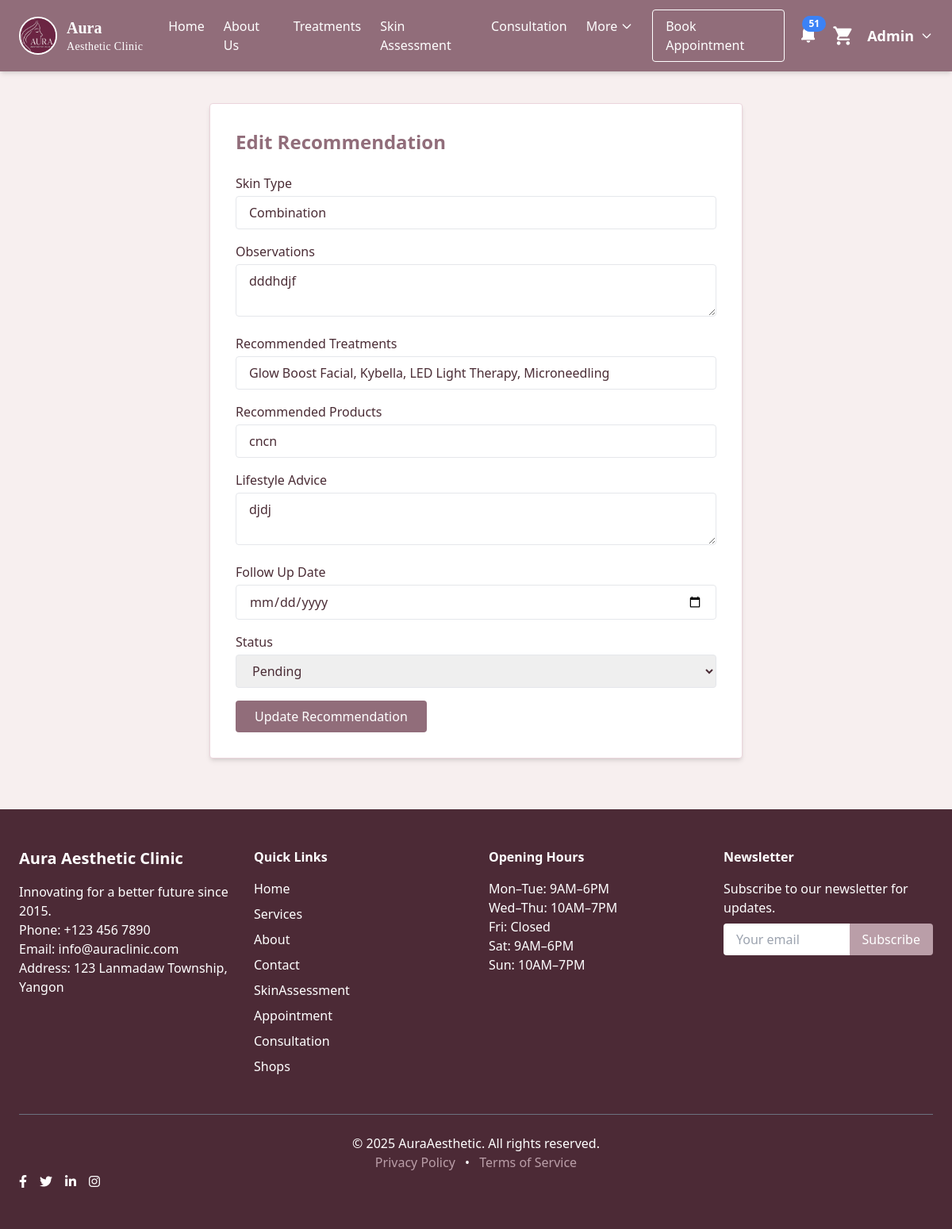
Screenshot of /recommendationedit.php?code=R_000003 (signed in) with the database file from the repository.
### tables this page shows
CREATE TABLE `recommendation` (
  `RecommendationCode` varchar(30) NOT NULL,
  `AssessmentCode` varchar(30) NOT NULL,
  `StaffID` int(11) NOT NULL,
  `Name` varchar(50) NOT NULL,
  `UserName` varchar(50) NOT NULL,
  `Email` varchar(50) NOT NULL,
  `RecommendationDate` date NOT NULL,
  `SkinType` varchar(50) NOT NULL,
  `Observations` text NOT NULL,
  `RecommendedTreatments` text DEFAULT NULL,
  `RecommendedProducts` text DEFAULT NULL,
  `LifestyleAdvice` text NOT NULL,
  `FollowUpDate` date DEFAULT NULL,
  `IsNotified` tinyint(1) NOT NULL DEFAULT 0,
  `Status` varchar(30) NOT NULL
);

### recommendationedit.php (the view, shortened to what this page needs)
<?php
include('connect.php');
include('header.php');
$recommendationCode = $_GET['code'];
$query = "SELECT * FROM recommendation WHERE RecommendationCode = '$recommendationCode'";
$result = mysqli_query($connect, $query);
$data = mysqli_fetch_assoc($result);
?>
<body class="bg-[#F7EFEF] text-[#4A2C35] font-sans">
    <?php include 'navbar.php'; ?>
    <div class="max-w-2xl mx-auto bg-white mt-10 p-8 rounded shadow-md border border-[#EBD5DC] mb-16">
        <h1 class="text-2xl font-bold text-[#916D7A] mb-6">Edit Recommendation</h1>
        <form action="" method="POST" class="space-y-4">
            <div>
                <label class="block font-medium mb-1">Skin Type</label>
                <input type="text" name="skin_type" value="<?php echo htmlspecialchars($data['SkinType']); ?>" class="w-full px-4 py-2 border rounded" />
            </div>
            <div>
                <label class="block font-medium mb-1">Observations</label>
                <textarea name="observations" class="w-full px-4 py-2 border rounded"><?php echo htmlspecialchars($data['Observations']); ?></textarea>
            </div>
            <div>
                <label class="block font-medium mb-1">Recommended Treatments</label>
                <input type="text" name="recommended_treatments" value="<?php echo htmlspecialchars($data['RecommendedTreatments']); ?>" class="w-full px-4 py-2 border rounded" />
            </div>
            <div>
                <label class="block font-medium mb-1">Recommended Products</label>
                <input type="text" name="products" value="<?php echo htmlspecialchars($data['RecommendedProducts']); ?>" class="w-full px-4 py-2 border rounded" />
            </div>
            <div>
                <label class="block font-medium mb-1">Lifestyle Advice</label>
                <textarea name="advice" class="w-full px-4 py-2 border rounded"><?php echo htmlspecialchars($data['LifestyleAdvice']); ?></textarea>
            </div>
            <div>
                <label class="block font-medium mb-1">Follow Up Date</label>
                <input type="date" name="followup" value="<?php echo htmlspecialchars($data['FollowUpDate']); ?>" class="w-full px-4 py-2 border rounded" />
            </div>
            <div>
                <label class="block font-medium mb-1">Status</label>
                <select name="status" class="w-full px-4 py-2 border rounded">
                    <option value="Pending" <?php if ($data['Status'] == 'Pending') echo 'selected'; ?>>Pending</option>
                </select>
            </div>
            <button type="submit" name="btnupdate" class="px-6 py-2 bg-[#916D7A] text-white rounded hover:bg-[#6E4B57]">Update Recommendation</button>
        </form>
    </div>
</body>
<?php include 'footer.php'; ?>

### style.css (style rules this page uses)
body { background-color: pink; }

### rows the page displays
recommendation: skin_type "Combination", observations "dddhdjf", recommended_treatments "Glow Boost Facial, Kybella, LED Light Therapy, Microneedling", products "cncn", advice "djdj"

### other values shown
$staffNotiCount "51"
$staffName "Admin"
